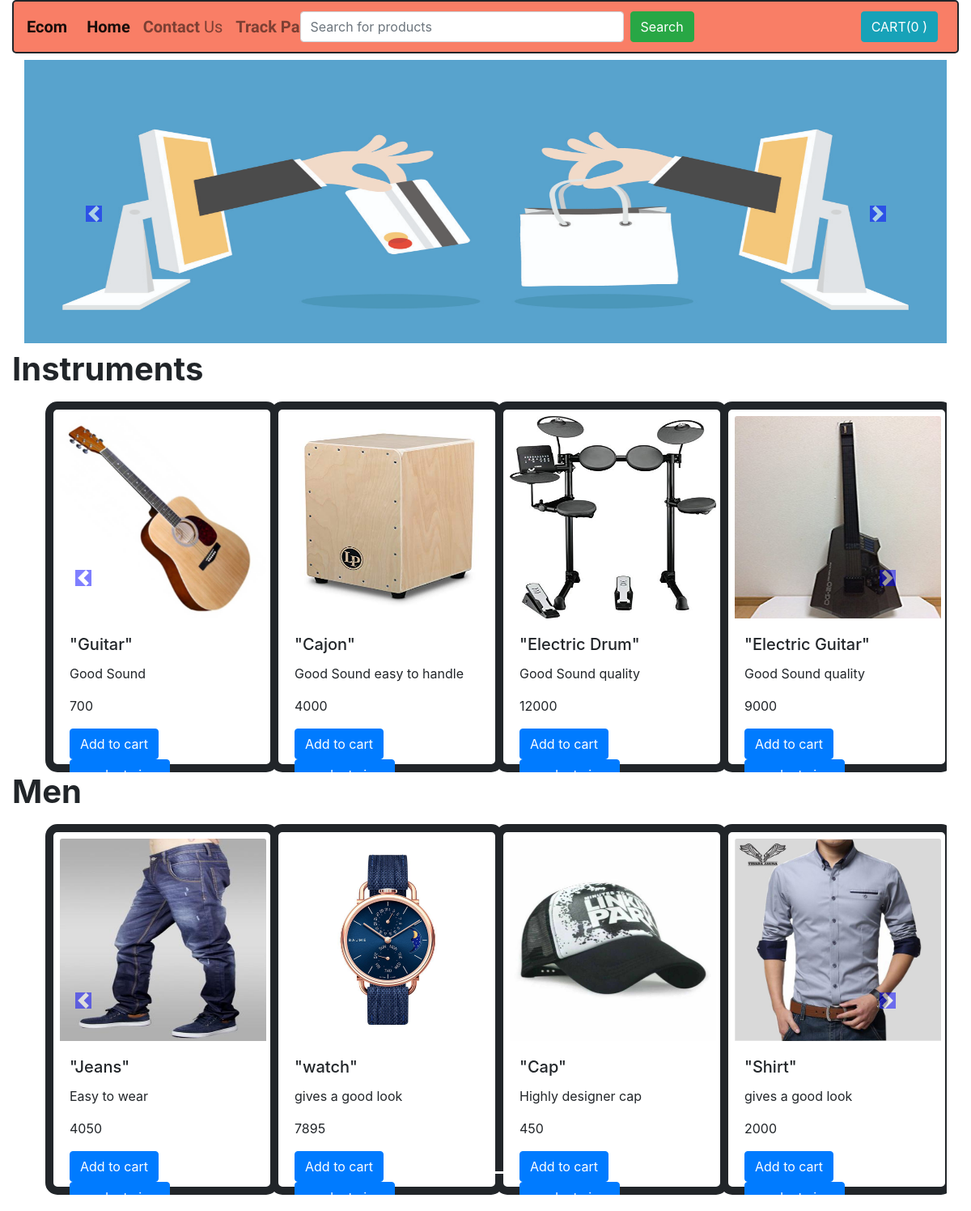
The app's page /shop/ with its own data.
### shop/models.py (models this page shows)
class Product(models.Model):
    product_id =  models.AutoField
    product_name =models.CharField(max_length=50)
    product_category =models.CharField(max_length=50,default="")
    product_price =models.IntegerField(default=0)
    product_desc= models.CharField(max_length=300)
    pub_date= models.DateField()
    product_image=models.ImageField(upload_to="shop/images",default="")
    def __str__(self):
        return self.product_name

### shop/views.py (the view)
# urls.py: path('',views.index,name="shopHome"),
def index(request):
    params ={}
    products = Product.objects.all()
    print(products)
    allprods =[]
    category_of_products = Product.objects.values('product_category')   # it will give category of products in object form {product_category:instrument} }
    print(category_of_products)
    category = {item['product_category']  for item in category_of_products}  # from here we will story all categories in list
    print(category)
    for cat in category:
        prod=Product.objects.filter(product_category=cat)    # category wise product will get store in prod
        print(prod)
        n = len(prod)
        slides = 0
        if (n / 4 != 0):
            slides = n // 4 + 1
            print(slides)
        if (n / 4 == 0):
            slides = n // 4
            print(slides)
        allprods.append([prod,range(0,slides),slides])   # list of list will be formed
    params ={ 'allprods':allprods }
    return render(request,"shop/index.html",params)

### shop/templates/shop/index.html (shortened to what this page needs)
{% extends 'shop/basic.html' %}
{% block body %}
{% load static %}
<div class="container-fluid">
    {% for products,range, slides in allprods  %}
    <h1 style="font-family:"Comic Sans MS ", cursive, sans-serif"> <b>{{ products.0.product_category}}</b> </h1>
<div id="demo{{forloop.counter}}" class="carousel slide my-3" data-ride="carousel">
    <ul class="carousel-indicators">
        {% for i in range %}
      <li data-target="#demo{{forloop.parentloop.counter}}" data-slide-to="{{i}}" class="active"></li>
        {% endfor%}
    </ul>
    <div class="container carousel-inner no-padding">
      <div class="carousel-item active">
         {% for i in products %}
        <div class="col-xs-3 col-sm-3 col-md-3" >
          <div class="card " style="width: 18rem; border: 10px solid ;border-radius:15px;  ">
            <img src='/media/{{i.product_image}}' class="card-img-top mx-2 mt-2" style="height:250px; " alt="...">
            <div class="card-body" style="height: 180px;"  >
                <h5  id="namepr{{i.id}}" class="card-title">"{{i.product_name}}"</h5>
                <p class="card-text">{{i.product_desc}}</p>
                <p class="card-text" id="pricepr{{i.id}}">{{i.product_price}}</p>
                <span  id="divpr{{i.id}}"  class ="divpr" >
                <button  id="pr{{i.id}}"  class="btn btn-primary cart1">Add to cart</button>
                </span>
                <a href="/shop/products/{{i.id}}">  <button class="btn btn-primary"> product view </button> </a>
            </div>
          </div>
       </div>
          {% if forloop.counter|divisibleby:4 and forloop.counter > 0 and not forloop.last %}
      </div> <div class="carousel-item">
           {% endif %}
         {% endfor%}
    </div>
    </div>
    <a class="carousel-control-prev" href="#demo{{forloop.counter}}" data-slide="prev">
        <span class="carousel-control-prev-icon"></span>
    </a>
    <a class="carousel-control-next" href="#demo{{forloop.counter}}" data-slide="next">
        <span class="carousel-control-next-icon"></span>
    </a>
      {% endfor %}
    </div>
</div>
{% endblock  %}

### shop/templates/shop/basic.html (shortened to what this page needs)
<!doctype html>
<html lang="en">
<head>
  <link rel="stylesheet" href="https://stackpath.bootstrapcdn.com/bootstrap/4.3.1/css/bootstrap.min.css">
</head>
{% load static %}
<body>
<div class ="container-fluid">
  <nav class="navbar navbar-expand-lg navbar-light " style ="background-color:#f97e66; border: 2px solid ;
  border-radius: 5px;  ">
    <a class="navbar-brand" href="/shop" style=" font-family: Sofia;" ><b>Ecom</b></a>
    <div class="collapse navbar-collapse" id="navbarSupportedContent">
      <ul class="navbar-nav mr-auto">
        <li class="nav-item active">
          <a class="nav-link" href="/shop"  style=" font-family: Sofia; font-size: 20px; " ><b>Home</b> <span class="sr-only">(current)</span></a>
        </li>
        <li class="nav-item">
          <a class="nav-link" href="/shop/contactPage" style=" font-family: Sofia; font-size: 20px; " ><b>Contact</b> Us</a>
        </li>
        <li class="nav-item">
          <a class="nav-link" href="/shop/tracker"  style=" font-family: Sofia; font-size: 20px; "><b>Track Package</b></a>
        </li>
      </ul>
      <form class="form-inline my-2 my-lg-0 mx-5" style=" position:relative; right:150px; " method="get" action="/shop/search/" id="searchform">
        <input class="form-control mr-sm-2" type="search" id="search1" placeholder="Search for products" aria-label="Search" name="search"  style="width:400px;">
        <button class="btn btn-success my-2 my-sm-0" type="submit">Search</button>
      </form>
      <button type="button" class="btn btn-info mx-2" id="pop1" data-container="body" data-toggle="popover" data-placement="bottom" data-html="true" data-content="Vivamus
sagittis lacus vel augue laoreet rutrum faucibus.">
   CART(<span id="cart2"  >0</span> )
</button>
    </div>
  </nav>
</div>
<div class="container-fluid">
 <div class="col-lg-12" >
<div id="carouselExampleFade" class="carousel slide carousel-fade my-2 " data-ride="carousel" >
  <div class="carousel-inner">
    <div class="carousel-item active">
      <img src="{% static "shop/image.jpg" %}" style="height :350px;" class="d-block w-100" alt="...">
    </div>
  </div>
  <a class="carousel-control-prev" href="#carouselExampleFade" role="button" data-slide="prev">
    <span class="carousel-control-prev-icon" aria-hidden="true" style="margin-top:80px;" ></span>
  </a>
  <a class="carousel-control-next" href="#carouselExampleFade" role="button" data-slide="next">
    <span class="carousel-control-next-icon" aria-hidden="true" style="margin-top:80px;" ></span>
  </a>
</div>
</div>
</div>
{% block body %}  {% endblock %}

### records on screen
Product: product_category "Instruments", product_image (picture), product_name "Guitar", product_desc "Good Sound", product_price "700"
Product: product_image (picture), product_name "Cajon", product_desc "Good Sound easy to handle", product_price "4000"
Product: product_image (picture), product_name "Electric Drum", product_desc "Good Sound quality", product_price "12000"
Product: product_image (picture), product_name "Electric Guitar", product_desc "Good Sound quality", product_price "9000"
Product: product_category "Men", product_image (picture), product_name "Jeans", product_desc "Easy to wear", product_price "4050"
Product: product_image (picture), product_name "watch", product_desc "gives a good look", product_price "7895"
Product: product_image (picture), product_name "Cap", product_desc "Highly designer cap", product_price "450"
Product: product_image (picture), product_name "Shirt", product_desc "gives a good look", product_price "2000"
